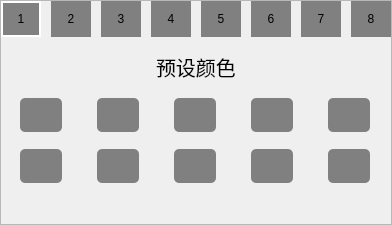
                <widget class="QFrame" name="frameColorPack">
                 <property name="styleSheet">
                  <string notr="true">QPushButton{border-radius:6px;max-width:40px;max-height:40px;background-color: gray; border: 2px solid transparent;}
QPushButton:checked{border: 2px solid white;}</string>
                 </property>
                 <property name="frameShape">
                  <enum>QFrame::Shape::StyledPanel</enum>
                 </property>
                 <property name="frameShadow">
                  <enum>QFrame::Shadow::Raised</enum>
                 </property>
                 <property name="lineWidth">
                  <number>0</number>
                 </property>
                 <layout class="QVBoxLayout" name="verticalLayout_21" stretch="0,0,1,0">
                  <property name="spacing">
                   <number>15</number>
                  </property>
                  <property name="leftMargin">
                   <number>0</number>
                  </property>
                  <property name="topMargin">
                   <number>0</number>
                  </property>
                  <property name="rightMargin">
                   <number>0</number>
                  </property>
                  <property name="bottomMargin">
                   <number>0</number>
                  </property>
                  <item>
                   <layout class="QHBoxLayout" name="horizontalLayout_28" stretch="0,0,0,0,0,0,0,0">
                    <property name="spacing">
                     <number>10</number>
                    </property>
                    <item>
                     <widget class="QPushButton" name="pushButtonDpiSelect0">
                      <property name="sizePolicy">
                       <sizepolicy hsizetype="Fixed" vsizetype="Fixed">
                        <horstretch>0</horstretch>
                        <verstretch>0</verstretch>
                       </sizepolicy>
                      </property>
                      <property name="minimumSize">
                       <size>
                        <width>40</width>
                        <height>36</height>
                       </size>
                      </property>
                      <property name="maximumSize">
                       <size>
                        <width>52</width>
                        <height>44</height>
                       </size>
                      </property>
                      <property name="cursor">
                       <cursorShape>PointingHandCursor</cursorShape>
                      </property>
                      <property name="styleSheet">
                       <string notr="true">QPushButton{border-radius:20px;}</string>
                      </property>
                      <property name="text">
                       <string>1</string>
                      </property>
                      <property name="checkable">
                       <bool>true</bool>
                      </property>
                      <property name="checked">
                       <bool>true</bool>
                      </property>
                      <property name="autoExclusive">
                       <bool>true</bool>
                      </property>
                      <attribute name="buttonGroup">
                       <string notr="true">buttonGroupDpiSelect</string>
                      </attribute>
                     </widget>
                    </item>
                    <item>
                     <widget class="QPushButton" name="pushButtonDpiSelect1">
                      <property name="sizePolicy">
                       <sizepolicy hsizetype="Fixed" vsizetype="Fixed">
                        <horstretch>0</horstretch>
                        <verstretch>0</verstretch>
                       </sizepolicy>
                      </property>
                      <property name="minimumSize">
                       <size>
                        <width>40</width>
                        <height>36</height>
                       </size>
                      </property>
                      <property name="maximumSize">
                       <size>
                        <width>52</width>
                        <height>44</height>
                       </size>
                      </property>
                      <property name="cursor">
                       <cursorShape>PointingHandCursor</cursorShape>
                      </property>
                      <property name="styleSheet">
                       <string notr="true">QPushButton{border-radius:20px;}</string>
                      </property>
                      <property name="text">
                       <string>2</string>
                      </property>
                      <property name="checkable">
                       <bool>true</bool>
                      </property>
                      <property name="autoExclusive">
                       <bool>true</bool>
                      </property>
                      <attribute name="buttonGroup">
                       <string notr="true">buttonGroupDpiSelect</string>
                      </attribute>
                     </widget>
                    </item>
                    <item>
                     <widget class="QPushButton" name="pushButtonDpiSelect2">
                      <property name="sizePolicy">
                       <sizepolicy hsizetype="Fixed" vsizetype="Fixed">
                        <horstretch>0</horstretch>
                        <verstretch>0</verstretch>
                       </sizepolicy>
                      </property>
                      <property name="minimumSize">
                       <size>
                        <width>40</width>
                        <height>36</height>
                       </size>
                      </property>
                      <property name="maximumSize">
                       <size>
                        <width>52</width>
                        <height>44</height>
                       </size>
                      </property>
                      <property name="cursor">
                       <cursorShape>PointingHandCursor</cursorShape>
                      </property>
                      <property name="styleSheet">
                       <string notr="true">QPushButton{border-radius:20px;}</string>
                      </property>
                      <property name="text">
                       <string>3</string>
                      </property>
                      <property name="checkable">
                       <bool>true</bool>
                      </property>
                      <property name="autoExclusive">
                       <bool>true</bool>
                      </property>
                      <attribute name="buttonGroup">
                       <string notr="true">buttonGroupDpiSelect</string>
                      </attribute>
                     </widget>
                    </item>
                    <item>
                     <widget class="QPushButton" name="pushButtonDpiSelect3">
                      <property name="sizePolicy">
                       <sizepolicy hsizetype="Fixed" vsizetype="Fixed">
                        <horstretch>0</horstretch>
                        <verstretch>0</verstretch>
                       </sizepolicy>
                      </property>
                      <property name="minimumSize">
                       <size>
                        <width>40</width>
                        <height>36</height>
                       </size>
                      </property>
                      <property name="maximumSize">
                       <size>
                        <width>52</width>
                        <height>44</height>
                       </size>
                      </property>
                      <property name="cursor">
                       <cursorShape>PointingHandCursor</cursorShape>
                      </property>
                      <property name="styleSheet">
                       <string notr="true">QPushButton{border-radius:20px;}</string>
                      </property>
                      <property name="text">
                       <string>4</string>
                      </property>
                      <property name="checkable">
                       <bool>true</bool>
                      </property>
                      <property name="autoExclusive">
                       <bool>true</bool>
                      </property>
                      <attribute name="buttonGroup">
                       <string notr="true">buttonGroupDpiSelect</string>
                      </attribute>
                     </widget>
                    </item>
                    <item>
                     <widget class="QPushButton" name="pushButtonDpiSelect4">
                      <property name="sizePolicy">
                       <sizepolicy hsizetype="Fixed" vsizetype="Fixed">
                        <horstretch>0</horstretch>
                        <verstretch>0</verstretch>
                       </sizepolicy>
                      </property>
                      <property name="minimumSize">
                       <size>
                        <width>40</width>
                        <height>36</height>
                       </size>
                      </property>
                      <property name="maximumSize">
                       <size>
                        <width>52</width>
                        <height>44</height>
                       </size>
                      </property>
                      <property name="cursor">
                       <cursorShape>PointingHandCursor</cursorShape>
                      </property>
                      <property name="styleSheet">
                       <string notr="true">QPushButton{border-radius:20px;}</string>
                      </property>
                      <property name="text">
                       <string>5</string>
                      </property>
                      <property name="checkable">
                       <bool>true</bool>
                      </property>
                      <property name="autoExclusive">
                       <bool>true</bool>
                      </property>
                      <attribute name="buttonGroup">
                       <string notr="true">buttonGroupDpiSelect</string>
                      </attribute>
                     </widget>
                    </item>
                    <item>
                     <widget class="QPushButton" name="pushButtonDpiSelect5">
                      <property name="sizePolicy">
                       <sizepolicy hsizetype="Fixed" vsizetype="Fixed">
                        <horstretch>0</horstretch>
                        <verstretch>0</verstretch>
                       </sizepolicy>
                      </property>
                      <property name="minimumSize">
                       <size>
                        <width>40</width>
                        <height>36</height>
                       </size>
                      </property>
                      <property name="maximumSize">
                       <size>
                        <width>52</width>
                        <height>44</height>
                       </size>
                      </property>
                      <property name="cursor">
                       <cursorShape>PointingHandCursor</cursorShape>
                      </property>
                      <property name="styleSheet">
                       <string notr="true">QPushButton{border-radius:20px;}</string>
                      </property>
                      <property name="text">
                       <string>6</string>
                      </property>
                      <property name="checkable">
                       <bool>true</bool>
                      </property>
                      <property name="autoExclusive">
                       <bool>true</bool>
                      </property>
                      <attribute name="buttonGroup">
                       <string notr="true">buttonGroupDpiSelect</string>
                      </attribute>
                     </widget>
                    </item>
                    <item>
                     <widget class="QPushButton" name="pushButtonDpiSelect6">
                      <property name="sizePolicy">
                       <sizepolicy hsizetype="Fixed" vsizetype="Fixed">
                        <horstretch>0</horstretch>
                        <verstretch>0</verstretch>
                       </sizepolicy>
                      </property>
                      <property name="minimumSize">
                       <size>
                        <width>40</width>
                        <height>36</height>
                       </size>
                      </property>
                      <property name="maximumSize">
                       <size>
                        <width>52</width>
                        <height>44</height>
                       </size>
                      </property>
                      <property name="cursor">
                       <cursorShape>PointingHandCursor</cursorShape>
                      </property>
                      <property name="styleSheet">
                       <string notr="true">QPushButton{border-radius:20px;}</string>
                      </property>
                      <property name="text">
                       <string>7</string>
                      </property>
                      <property name="checkable">
                       <bool>true</bool>
                      </property>
                      <property name="autoExclusive">
                       <bool>true</bool>
                      </property>
                      <attribute name="buttonGroup">
                       <string notr="true">buttonGroupDpiSelect</string>
                      </attribute>
                     </widget>
                    </item>
                    <item>
                     <widget class="QPushButton" name="pushButtonDpiSelect7">
                      <property name="sizePolicy">
                       <sizepolicy hsizetype="Fixed" vsizetype="Fixed">
                        <horstretch>0</horstretch>
                        <verstretch>0</verstretch>
                       </sizepolicy>
                      </property>
                      <property name="minimumSize">
                       <size>
                        <width>40</width>
                        <height>36</height>
                       </size>
                      </property>
                      <property name="maximumSize">
                       <size>
                        <width>52</width>
                        <height>44</height>
                       </size>
                      </property>
                      <property name="cursor">
                       <cursorShape>PointingHandCursor</cursorShape>
                      </property>
                      <property name="styleSheet">
                       <string notr="true">QPushButton{border-radius:20px;}</string>
                      </property>
                      <property name="text">
                       <string>8</string>
                      </property>
                      <property name="checkable">
                       <bool>true</bool>
                      </property>
                      <property name="autoExclusive">
                       <bool>true</bool>
                      </property>
                      <attribute name="buttonGroup">
                       <string notr="true">buttonGroupDpiSelect</string>
                      </attribute>
                     </widget>
                    </item>
                   </layout>
                  </item>
                  <item alignment="Qt::AlignmentFlag::AlignHCenter">
                   <widget class="QLabel" name="label_59">
                    <property name="styleSheet">
                     <string notr="true">QLabel{font-size:20px}</string>
                    </property>
                    <property name="text">
                     <string>预设颜色</string>
                    </property>
                   </widget>
                  </item>
                  <item>
                   <layout class="QGridLayout" name="gridLayout_3" rowstretch="0,0">
                    <item row="1" column="4">
                     <widget class="QPushButton" name="pushButtonC5">
                      <property name="minimumSize">
                       <size>
                        <width>40</width>
                        <height>36</height>
                       </size>
                      </property>
                      <property name="maximumSize">
                       <size>
                        <width>52</width>
                        <height>44</height>
                       </size>
                      </property>
                      <property name="cursor">
                       <cursorShape>PointingHandCursor</cursorShape>
                      </property>
                      <property name="text">
                       <string/>
                      </property>
                      <property name="checkable">
                       <bool>true</bool>
                      </property>
                      <property name="autoExclusive">
                       <bool>true</bool>
                      </property>
                      <attribute name="buttonGroup">
                       <string notr="true">buttonGroupClr</string>
                      </attribute>
                     </widget>
                    </item>
                    <item row="0" column="2">
                     <widget class="QPushButton" name="pushButtonC2">
                      <property name="minimumSize">
                       <size>
                        <width>40</width>
                        <height>36</height>
                       </size>
                      </property>
                      <property name="maximumSize">
                       <size>
                        <width>52</width>
                        <height>44</height>
                       </size>
                      </property>
                      <property name="cursor">
                       <cursorShape>PointingHandCursor</cursorShape>
                      </property>
                      <property name="text">
                       <string/>
                      </property>
                      <property name="checkable">
                       <bool>true</bool>
                      </property>
                      <property name="autoExclusive">
                       <bool>true</bool>
                      </property>
                      <attribute name="buttonGroup">
                       <string notr="true">buttonGroupClr</string>
                      </attribute>
                     </widget>
                    </item>
                    <item row="1" column="3">
                     <widget class="QPushButton" name="pushButtonC7">
                      <property name="minimumSize">
                       <size>
                        <width>40</width>
                        <height>36</height>
                       </size>
                      </property>
                      <property name="maximumSize">
                       <size>
                        <width>52</width>
                        <height>44</height>
                       </size>
                      </property>
                      <property name="cursor">
                       <cursorShape>PointingHandCursor</cursorShape>
                      </property>
                      <property name="text">
                       <string/>
                      </property>
                      <property name="checkable">
                       <bool>true</bool>
                      </property>
                      <property name="autoExclusive">
                       <bool>true</bool>
                      </property>
                      <attribute name="buttonGroup">
                       <string notr="true">buttonGroupClr</string>
                      </attribute>
                     </widget>
                    </item>
                    <item row="0" column="1">
                     <widget class="QPushButton" name="pushButtonC1">
                      <property name="minimumSize">
                       <size>
                        <width>40</width>
                        <height>36</height>
                       </size>
                      </property>
                      <property name="maximumSize">
                       <size>
                        <width>52</width>
                        <height>44</height>
                       </size>
                      </property>
                      <property name="cursor">
                       <cursorShape>PointingHandCursor</cursorShape>
                      </property>
                      <property name="text">
                       <string/>
                      </property>
                      <property name="checkable">
                       <bool>true</bool>
                      </property>
                      <property name="autoExclusive">
                       <bool>true</bool>
                      </property>
                      <attribute name="buttonGroup">
                       <string notr="true">buttonGroupClr</string>
                      </attribute>
                     </widget>
                    </item>
                    <item row="0" column="3">
                     <widget class="QPushButton" name="pushButtonC3">
                      <property name="minimumSize">
                       <size>
                        <width>40</width>
                        <height>36</height>
                       </size>
                      </property>
                      <property name="maximumSize">
                       <size>
                        <width>52</width>
                        <height>44</height>
                       </size>
                      </property>
                      <property name="cursor">
                       <cursorShape>PointingHandCursor</cursorShape>
                      </property>
                      <property name="text">
                       <string/>
                      </property>
                      <property name="checkable">
                       <bool>true</bool>
                      </property>
                      <property name="autoExclusive">
                       <bool>true</bool>
                      </property>
                      <attribute name="buttonGroup">
                       <string notr="true">buttonGroupClr</string>
                      </attribute>
                     </widget>
                    </item>
                    <item row="1" column="2">
                     <widget class="QPushButton" name="pushButtonC8">
                      <property name="minimumSize">
                       <size>
                        <width>40</width>
                        <height>36</height>
                       </size>
                      </property>
                      <property name="maximumSize">
                       <size>
                        <width>52</width>
                        <height>44</height>
                       </size>
                      </property>
                      <property name="cursor">
                       <cursorShape>PointingHandCursor</cursorShape>
                      </property>
                      <property name="text">
                       <string/>
                      </property>
                      <property name="checkable">
                       <bool>true</bool>
                      </property>
                      <property name="autoExclusive">
                       <bool>true</bool>
                      </property>
                      <attribute name="buttonGroup">
                       <string notr="true">buttonGroupClr</string>
                      </attribute>
                     </widget>
                    </item>
                    <item row="0" column="4">
                     <widget class="QPushButton" name="pushButtonC4">
                      <property name="minimumSize">
                       <size>
                        <width>40</width>
                        <height>36</height>
                       </size>
                      </property>
                      <property name="maximumSize">
                       <size>
                        <width>52</width>
                        <height>44</height>
                       </size>
                      </property>
                      <property name="cursor">
                       <cursorShape>PointingHandCursor</cursorShape>
                      </property>
                      <property name="text">
                       <string/>
                      </property>
                      <property name="checkable">
                       <bool>true</bool>
                      </property>
                      <property name="autoExclusive">
                       <bool>true</bool>
                      </property>
                      <attribute name="buttonGroup">
                       <string notr="true">buttonGroupClr</string>
                      </attribute>
                     </widget>
                    </item>
                    <item row="1" column="1">
                     <widget class="QPushButton" name="pushButtonC6">
                      <property name="minimumSize">
                       <size>
                        <width>40</width>
                        <height>36</height>
                       </size>
                      </property>
                      <property name="maximumSize">
                       <size>
                        <width>52</width>
                        <height>44</height>
                       </size>
                      </property>
                      <property name="cursor">
                       <cursorShape>PointingHandCursor</cursorShape>
                      </property>
                      <property name="text">
                       <string/>
                      </property>
                      <property name="checkable">
                       <bool>true</bool>
                      </property>
                      <property name="autoExclusive">
                       <bool>true</bool>
                      </property>
                      <attribute name="buttonGroup">
                       <string notr="true">buttonGroupClr</string>
                      </attribute>
                     </widget>
                    </item>
                    <item row="0" column="0">
                     <widget class="QPushButton" name="pushButtonC0">
                      <property name="minimumSize">
                       <size>
                        <width>40</width>
                        <height>36</height>
                       </size>
                      </property>
                      <property name="maximumSize">
                       <size>
                        <width>52</width>
                        <height>44</height>
                       </size>
                      </property>
                      <property name="cursor">
                       <cursorShape>PointingHandCursor</cursorShape>
                      </property>
                      <property name="text">
                       <string/>
                      </property>
                      <property name="checkable">
                       <bool>true</bool>
                      </property>
                      <property name="autoExclusive">
                       <bool>true</bool>
                      </property>
                      <attribute name="buttonGroup">
                       <string notr="true">buttonGroupClr</string>
                      </attribute>
                     </widget>
                    </item>
                    <item row="1" column="0">
                     <widget class="QPushButton" name="pushButtonC9">
                      <property name="minimumSize">
                       <size>
                        <width>40</width>
                        <height>36</height>
                       </size>
                      </property>
                      <property name="maximumSize">
                       <size>
                        <width>52</width>
                        <height>44</height>
                       </size>
                      </property>
                      <property name="cursor">
                       <cursorShape>PointingHandCursor</cursorShape>
                      </property>
                      <property name="text">
                       <string/>
                      </property>
                      <property name="checkable">
                       <bool>true</bool>
                      </property>
                      <property name="autoExclusive">
                       <bool>true</bool>
                      </property>
                      <attribute name="buttonGroup">
                       <string notr="true">buttonGroupClr</string>
                      </attribute>
                     </widget>
                    </item>
                   </layout>
                  </item>
                  <item>
                   <spacer name="verticalSpacer_8">
                    <property name="orientation">
                     <enum>Qt::Orientation::Vertical</enum>
                    </property>
                    <property name="sizeHint" stdset="0">
                     <size>
                      <width>20</width>
                      <height>40</height>
                     </size>
                    </property>
                   </spacer>
                  </item>
                 </layout>
                </widget>
